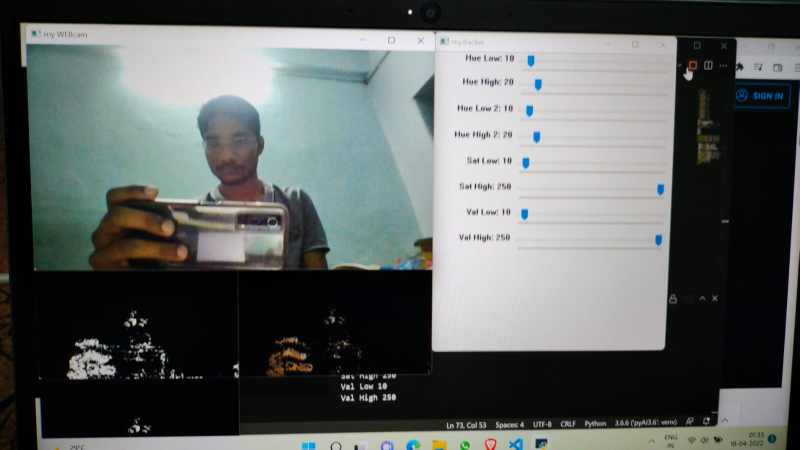
#> input picture opencv/Adjusting HSV.jpeg, 1599 x 899 px, given in place of the camera (shown at 1/2 size)
$ python tracking_ROI_using_trackers.py
#> lines starting #> are read from the running program, lines starting #| are printed output that depends on the picture; after the words box and inside, x2 and y2 are one past the last pixel; in counts of white or black regions, pixels touching at a corner belong together
import numpy as np
import cv2
print(cv2.__version__)
hueLow=90
hueHigh=100

hueLow2=90
hueHigh2=100

satLow=20
satHigh=200
valLow=20
valHigh=200
def onTrack1(val):
    global hueLow
    hueLow=val
    print('Low Hue: ',val)
def onTrack2(val):
    global hueHigh
    hueHigh=val
    print('High Hue: ',val)
def onTrack3(val):
    global satLow
    satLow=val
    print('Low Sat: ',val)
def onTrack4(val):
    global satHigh
    satHigh=val
    print('High Sat: ',val)
def onTrack5(val):
    global valLow
    valLow=val
    print('Low Val: ',val)
def onTrack6(val):
    global valHigh
    valHigh=val
    print('High Val: ',val)


def onTrack7(val):
    global hueLow2
    hueLow2=val
    print('Low Hue2: ',val)
def onTrack8(val):
    global hueHigh2
    hueHigh2=val
    print('High Hue2: ',val)


width=960
height=540
cam=cv2.VideoCapture(0)
cam.set(cv2.CAP_PROP_FOURCC, cv2.VideoWriter_fourcc(*'MJPG'))
cam.set(cv2.CAP_PROP_FRAME_WIDTH, width)
cam.set(cv2.CAP_PROP_FRAME_HEIGHT, height)
cv2.namedWindow('myTracker')
cv2.moveWindow('myTracker',width,0)
cv2.resizeWindow('myTracker',400,500)
cv2.createTrackbar('Hue Low','myTracker',15,180,onTrack1)
cv2.createTrackbar('Hue High','myTracker',30,180,onTrack2)

cv2.createTrackbar('Hue Low2','myTracker',50,180,onTrack7)
cv2.createTrackbar('Hue High2','myTracker',60,180,onTrack8)

cv2.createTrackbar('Sat Low','myTracker',10,255,onTrack3)
cv2.createTrackbar('Sat High','myTracker',255,255,onTrack4)
cv2.createTrackbar('Val Low','myTracker',10,255,onTrack5)
cv2.createTrackbar('Val High','myTracker',255,255,onTrack6)


while True:
    ignore,  frame = cam.read()
#> frame is the input picture: shape (899, 1599, 3); mean B, G, R 96.6, 98.1, 93.6
    frameHSV=cv2.cvtColor(frame,cv2.COLOR_BGR2HSV)
#> frameHSV: shape (899, 1599, 3); mean H, S, V 73.9, 51.9, 100.7

    lowerBound=np.array([hueLow,satLow,valLow])
    upperBound=np.array([hueHigh,satHigh,valHigh])

    lowerBound2=np.array([hueLow2,satLow,valLow])
    upperBound2=np.array([hueHigh2,satHigh,valHigh])

    myMask=cv2.inRange(frameHSV,lowerBound,upperBound)
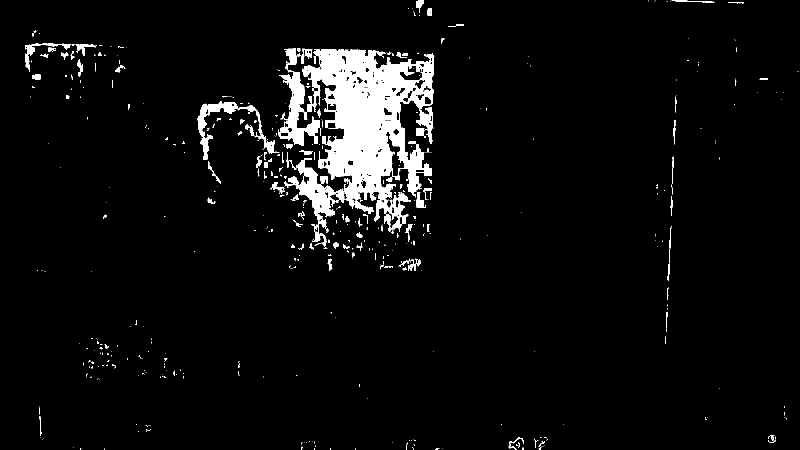
#> myMask: shape (899, 1599) (shown at 1/2 size); 5.2% white; 516 white regions (399 under 20 px)
    myMask2=cv2.inRange(frameHSV,lowerBound2,upperBound2)

    myMask=myMask | myMask2
    #myMask=cv2.add(myMask,myMask2)
    #myMask=np.logical_or(myMask,myMask2)
    contours,junk=cv2.findContours(myMask,cv2.RETR_EXTERNAL,cv2.CHAIN_APPROX_SIMPLE)
#> contours = 511 contours, 432 with area under 20; largest, box (x1, y1, x2, y2) and area: (556, 97, 869, 494) 61294, (394, 202, 480, 320) 2117, (481, 210, 559, 308) 676, (50, 86, 143, 144) 625, (595, 97, 625, 128) 314; junk = 511 rows, first 6: [1, -1, -1, -1], [2, 0, -1, -1], [3, 1, -1, -1], [4, 2, -1, -1], [5, 3, -1, -1], [6, 4, -1, -1]
    #cv2.drawContours(frame,contours,-1,(255,0,0),3)

    for contour in contours:
        area=cv2.contourArea(contour)
        if area>=200:
            #cv2.drawContours(frame,[contour],0,(255,0,0),3)
            x,y,w,h=cv2.boundingRect(contour)
            cv2.rectangle(frame,(x,y),(x+w,y+h),(0,0,255),3)
#> this loop made 511 passes
#> (area, x, y, w, h) on passes 173, 277, 366, 395, 403, 478, 480, 488, 489: (240, 798, 517, 43, 24), (297, 832, 384, 20, 32), (228, 832, 256, 20, 20), (676.5, 481, 210, 78, 98), (2117, 394, 202, 86, 118), (313.5, 595, 97, 30, 31), (61293.5, 556, 97, 313, 397), (264, 152, 88, 42, 23), (625, 50, 86, 93, 58)
#> area on passes 44, 47: 83.5, 24
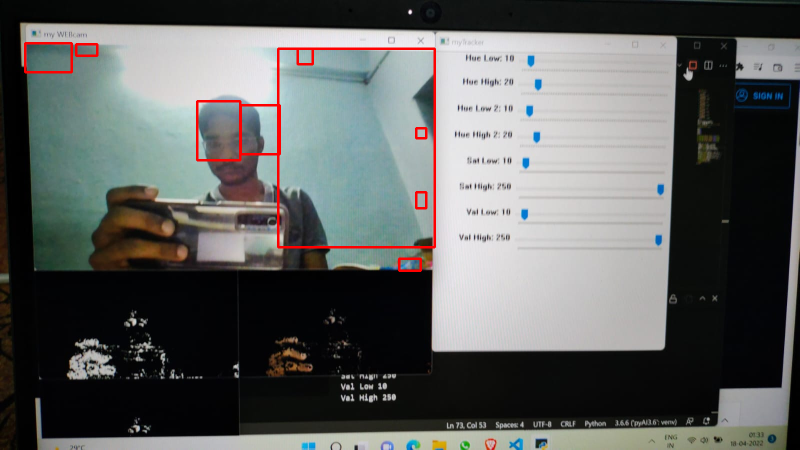
#> frame: shape (899, 1599, 3) (shown at 1/2 size); 1% of pixels changed, all inside (x1, y1, x2, y2) = (48, 84, 872, 544)

    #myMask=cv2.bitwise_not(myMask)
    myMaskSmall=cv2.resize(myMask,(int(width/2),int(height/2)))
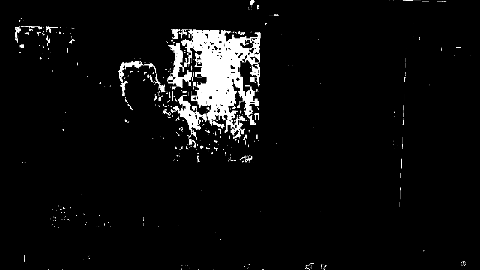
#> myMaskSmall: shape (270, 480); min 0, max 255, mean 13.2
    mySelection=cv2.bitwise_and(frame,frame, mask=myMask)
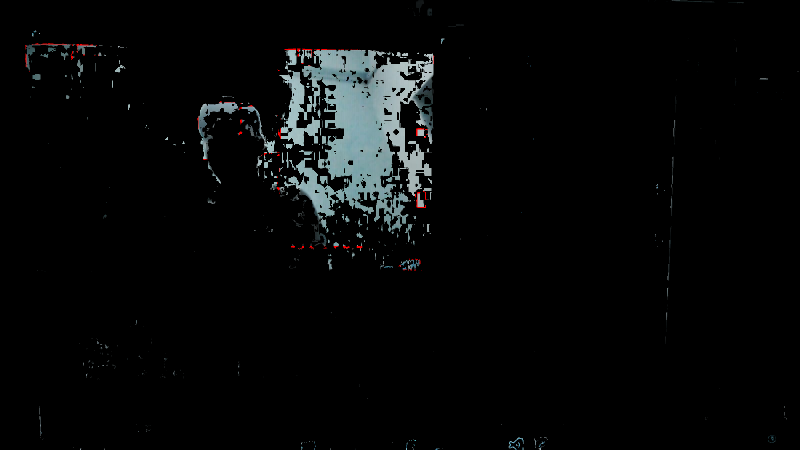
#> mySelection: shape (899, 1599, 3) (shown at 1/2 size); mean B, G, R 8.3, 8.1, 7
    mySelection=cv2.resize(mySelection,(int(width/2),int(height/2)))
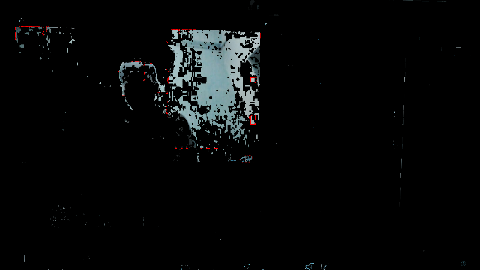
#> mySelection: shape (270, 480, 3); mean B, G, R 8.3, 8.1, 7
    cv2.imshow('My Selection', mySelection)
    cv2.moveWindow('My Selection',int(width/2),height)

    cv2.imshow('My Mask', myMaskSmall)
    cv2.moveWindow('My Mask',0,height)
    cv2.imshow('my WEBcam',frame)
    cv2.moveWindow('my WEBcam',0,0)
    if cv2.waitKey(1) & 0xff ==ord('q'):
#> (key q is pressed here)
        break
cam.release()

$ run again, on opencv/RGB values by mouse click.jpeg
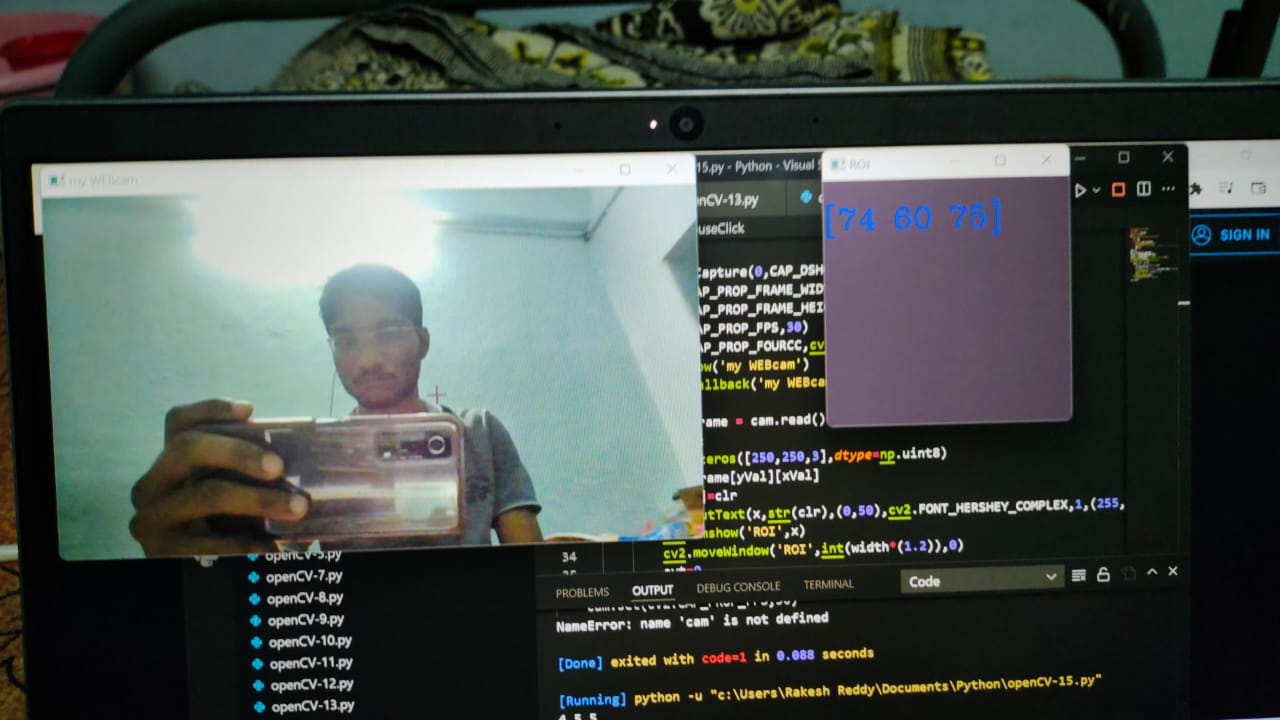
#> input picture opencv/RGB values by mouse click.jpeg, 1280 x 720 px, given in place of the camera
#> frame is the input picture: shape (720, 1280, 3); mean B, G, R 74.2, 78.7, 71.2
#> frameHSV: shape (720, 1280, 3); mean H, S, V 74.7, 71.9, 82.6
#> `myMask=cv2.inRange(frameHSV,lowerBound,upperBound)`:
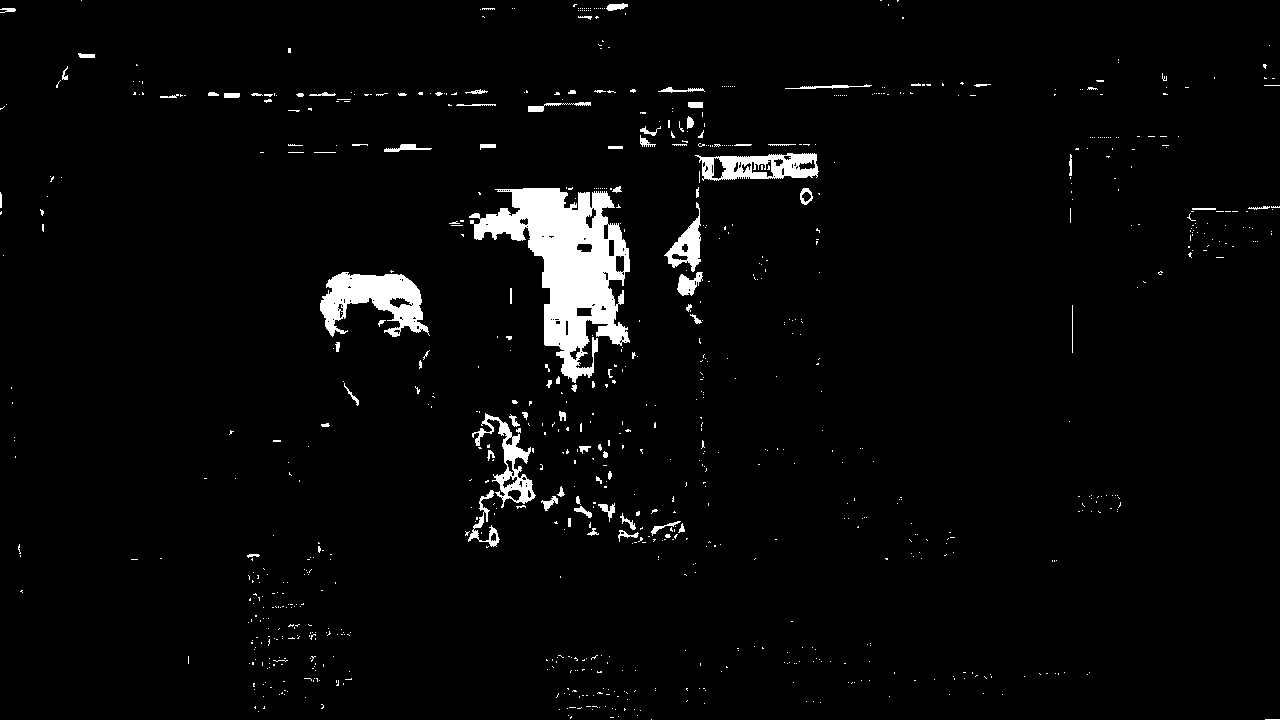
#> myMask: shape (720, 1280); 3.2% white; 890 white regions (804 under 20 px)
#> contours = 887 contours, 840 with area under 20; largest, box (x1, y1, x2, y2) and area: (469, 188, 630, 383) 13850, (320, 272, 430, 337) 3836, (695, 153, 819, 181) 2525, (472, 413, 536, 508) 1645, (664, 202, 701, 272) 979; junk = 887 rows, first 6: [1, -1, -1, -1], [2, 0, -1, -1], [3, 1, -1, -1], [4, 2, -1, -1], [5, 3, -1, -1], [6, 4, -1, -1]
#> the loop `for contour in contours:` made 887 passes
#> (area, x, y, w, h) on passes 394, 476, 564, 565, 639, 657, 673: (333.5, 468, 490, 32, 57), (1645, 472, 413, 64, 95), (314, 677, 272, 26, 24), (3836.5, 320, 272, 110, 65), (979, 664, 202, 37, 70), (13849.5, 469, 188, 161, 195), (2525, 695, 153, 124, 28)
#> `mySelection=cv2.bitwise_and(frame,frame, mask=myMask)`:
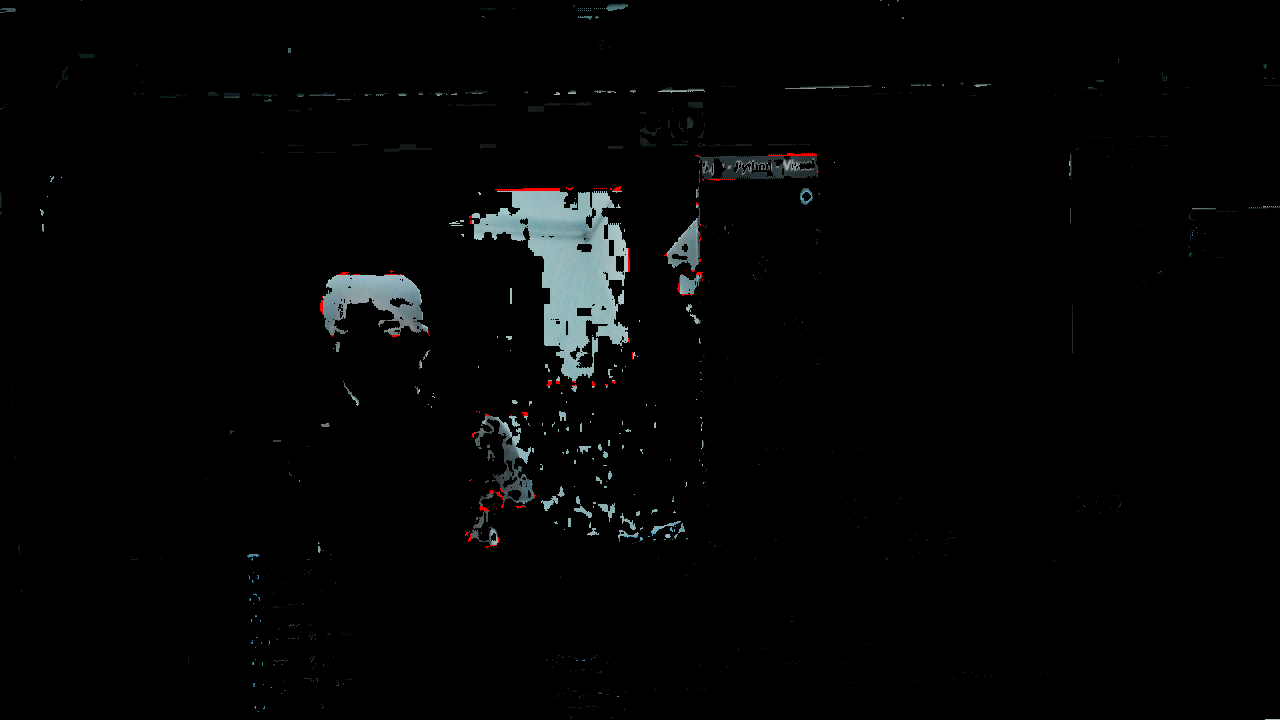
#> mySelection: shape (720, 1280, 3); mean B, G, R 4.5, 4.4, 3.9

$ run again, on opencv/Tracking bar.jpeg
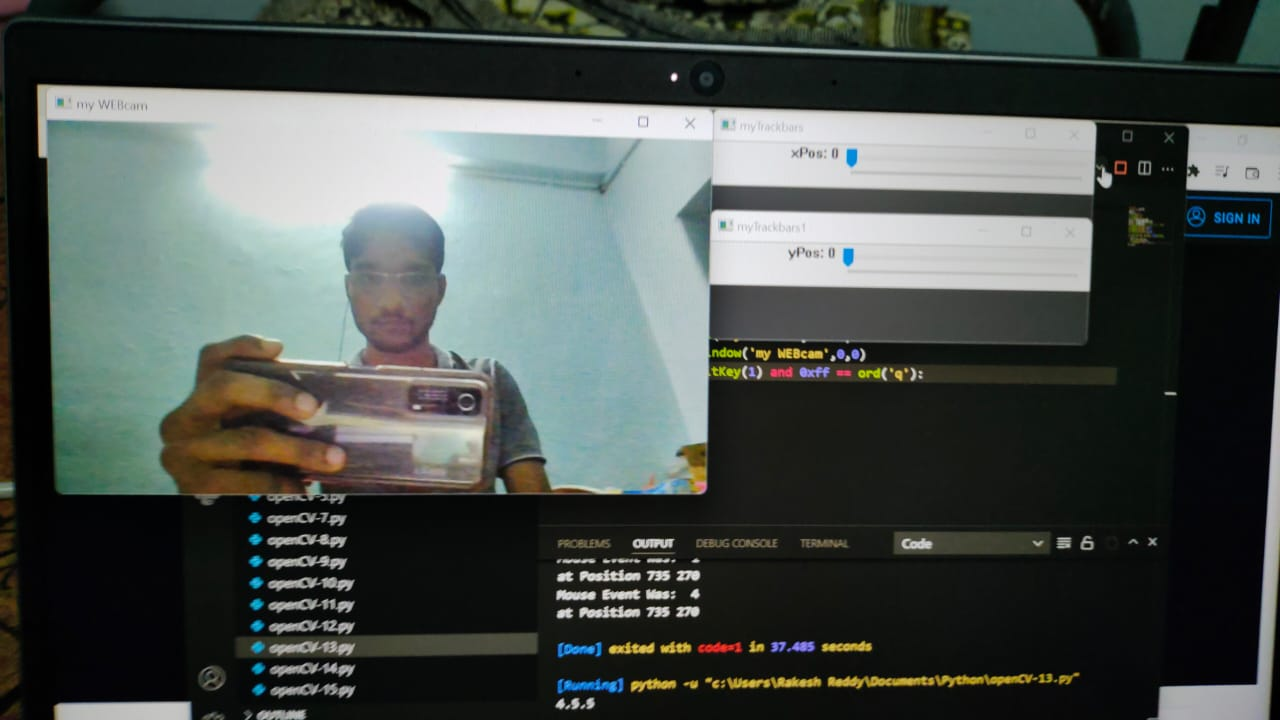
#> input picture opencv/Tracking bar.jpeg, 1280 x 720 px, given in place of the camera
#> frame is the input picture: shape (720, 1280, 3); mean B, G, R 77.1, 80.9, 74.2
#> frameHSV: shape (720, 1280, 3); mean H, S, V 68.7, 61.4, 83.5
#> `myMask=cv2.inRange(frameHSV,lowerBound,upperBound)`:
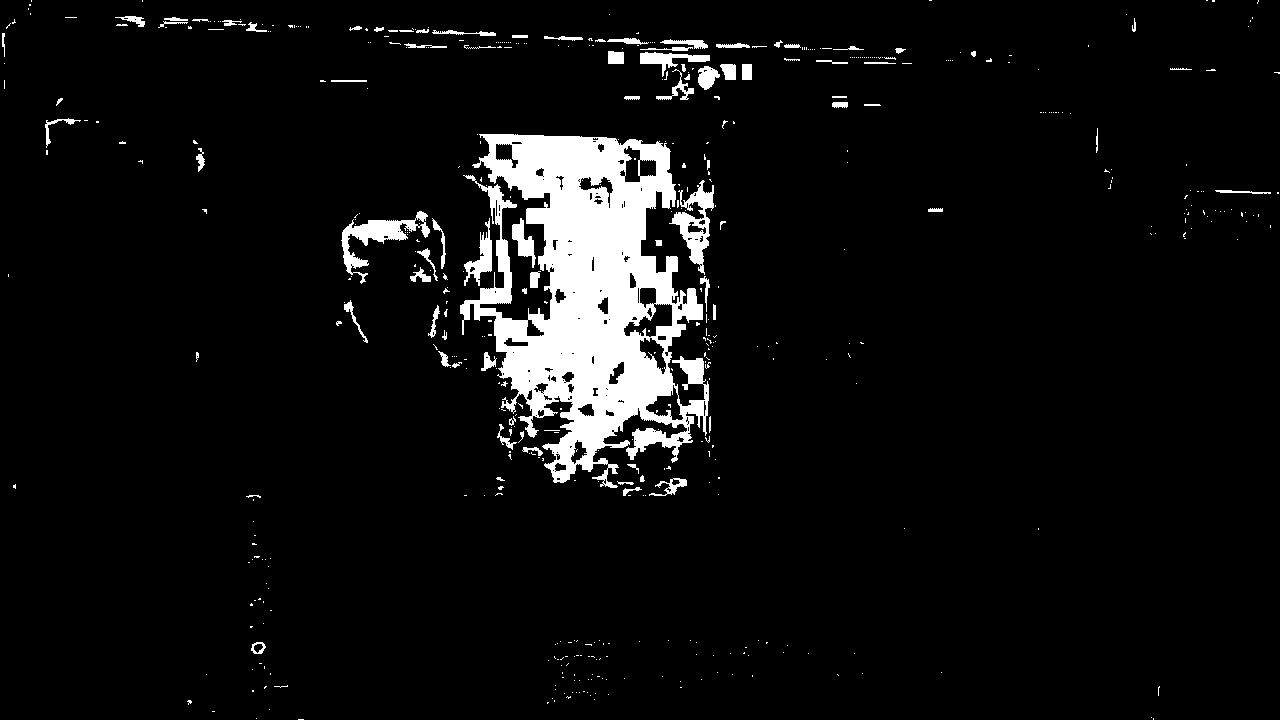
#> myMask: shape (720, 1280); 6.2% white; 527 white regions (441 under 20 px)
#> contours = 516 contours, 460 with area under 20; largest, box (x1, y1, x2, y2) and area: (460, 134, 709, 488) 47920, (341, 211, 430, 284) 1574, (669, 180, 714, 275) 1500, (464, 218, 492, 286) 591, (640, 52, 710, 77) 530; junk = 516 rows, first 6: [1, -1, -1, -1], [2, 0, -1, -1], [3, 1, -1, -1], [4, 2, -1, -1], [5, 3, -1, -1], [6, 4, -1, -1]
#> the loop `for contour in contours:` made 516 passes
#> (area, x, y, w, h) on passes 135, 265, 266, 280, 305, 329, 367, 401: (208, 649, 478, 38, 18), (453, 512, 218, 24, 50), (591, 464, 218, 28, 68), (1574.5, 341, 211, 89, 73), (1500.5, 669, 180, 45, 95), (47919.5, 460, 134, 249, 354), (311, 698, 66, 22, 24), (529.5, 640, 52, 70, 25)
#> `mySelection=cv2.resize(mySelection,(int(width/2),int(height/2)))`:
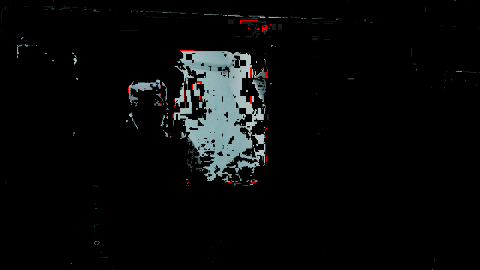
#> mySelection: shape (270, 480, 3); mean B, G, R 9.9, 9.7, 8.6
